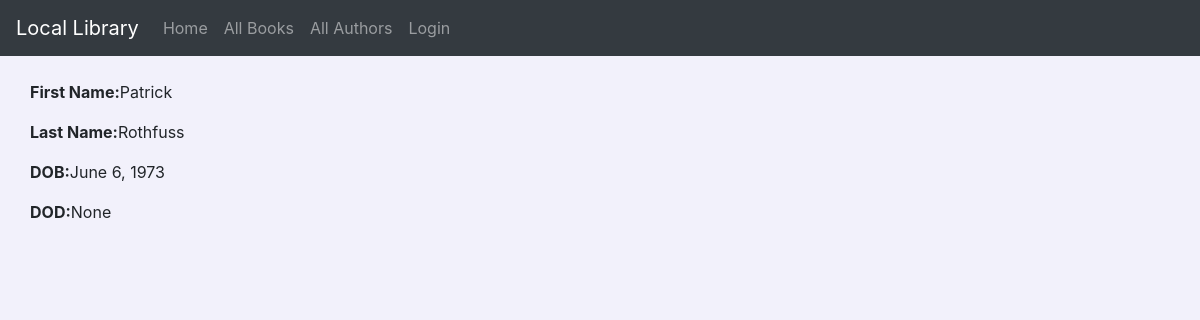
The app's page /catalog/author/1 with its own data.
### catalog/models.py (models this page shows, shortened)
class Author(models.Model):
    first_name = models.CharField(max_length=100)
    last_name = models.CharField(max_length=100)
    date_of_birth = models.DateField(null=True,blank=True)
    date_of_death = models.DateField('Died',null=True,blank=True)
    class Meta:
        ordering = ['date_of_birth']

### catalog/views.py (the view)
# urls.py: path('author/<int:pk>',views.AuthorDetailView.as_view(),name='author-detail'),
class AuthorDetailView(generic.DetailView):
    model = Author

### catalog/templates/catalog/author_detail.html
{% extends "base_generic.html" %}
{% block content %}
<p><strong>First Name:</strong>{{author.first_name}}</p>
<p><strong>Last Name:</strong>{{author.last_name}}</p>
<p><strong>DOB:</strong>{{author.date_of_birth}}</p>
<p><strong>DOD:</strong>{{author.date_of_death}}</p>
{% endblock %}

### catalog/static/css/style.css (style rules this page uses)
body { padding-top: 80px; background-color: #f2f1fb; }

### records on screen
Author: first_name "Patrick", last_name "Rothfuss", date_of_birth "June 6, 1973", date_of_death "None"
